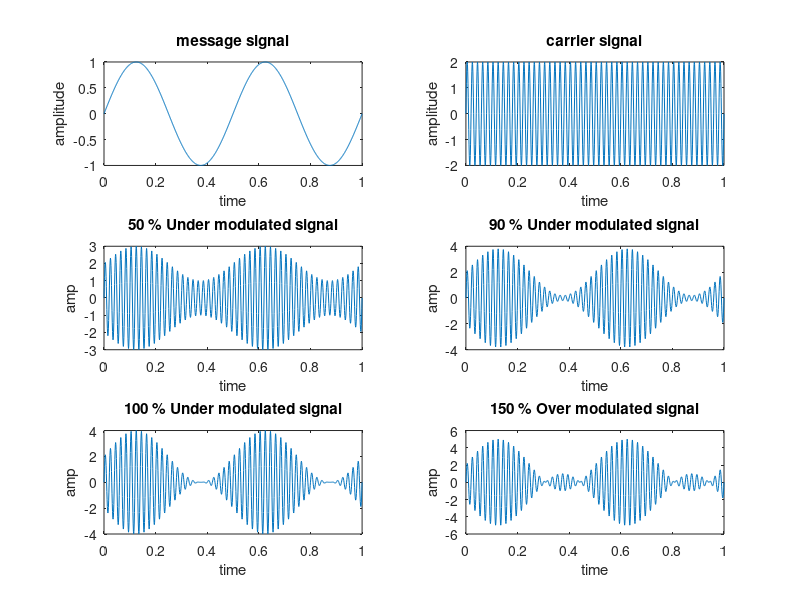

Reproduce this figure in MATLAB.
%when mi=0.5(modulation index) 
mi_1 =0.5;        % Modulation index = mi
Am = 1;
fm =2;
t = 0:0.001:1;
mt = Am* sin(2*pi*fm*t);   % Modulating Signal
Ac =2;
fc = 50;
ct = Ac * sin(2*pi*fc*t);   % Carrier Signal
st = (1+mi_1.*mt).*ct;          % Modulated Signal
subplot(3,2,1);	
plot(t,mt);
title('message signal');
xlabel('time');
ylabel('amplitude');
subplot(3,2,2);
plot(t,ct);
title('carrier signal');
xlabel('time');
ylabel('amplitude');
subplot(3,2,3);
plot(t,st);
title('50 % Under modulated signal');
xlabel('time');
ylabel('amp');
subplot(3,2,4);
mi_2= 0.9;
st_2 = (1+mi_2.*mt).*ct; 
plot(t,st_2);
title('90 % Under modulated signal');
xlabel('time');
ylabel('amp');
mi_3= 1.0;
st_3= (1+mi_3.*mt).*ct;
subplot(3,2,5);
plot(t,st_3);
title('100 % Under modulated signal');
xlabel('time');
ylabel('amp');
subplot(3,2,6);
mi_3= 1.5;
st_4 = (1+mi_3.*mt).*ct;
plot(t,st_4);
title('150 % Over modulated signal');
xlabel('time');
ylabel('amp');